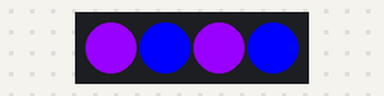
Bench run of a sketch on a simulated Arduino Uno, built with avr-gcc and run on an emulated ATmega328P. Parts: 4 RGB LEDs in strip order, left to right.

Above: at 36.1 s.
At 48.1 s:
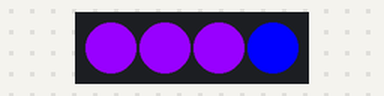
At 59.8 s:
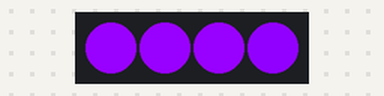
At 112.1 s:
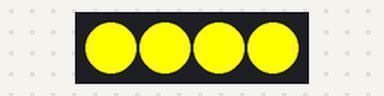
Timing chart, 0 to 113.6 s (numbered marks = the images above):
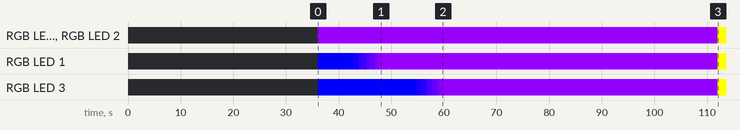

Measured:
- by itself, RGB LED 0, RGB LED 2: off → RGB(152, 0, 255) at 36.0 s, → RGB(255, 255, 0) 76.0 s later
- by itself, RGB LED 1: off → RGB(0, 0, 255) at 36.0 s, → RGB(6, 0, 255) 6.2 s later, → RGB(19, 0, 255) 0.51 s later, → RGB(46, 0, 255) 1.1 s later, … (12 changes in this stretch)
- by itself, RGB LED 3: off → RGB(0, 0, 255) at 36.0 s, → RGB(19, 0, 255) 18.7 s later, → RGB(35, 0, 255) 0.63 s later, → RGB(67, 0, 255) 1.3 s later, … (11 changes in this stretch)

The sketch:

christmasTreeDecoration.ino
```cpp
#include <Ramp.h>
#include <Adafruit_NeoPixel.h>
#ifdef __AVR__
  #include <avr/power.h>
#endif

#define PIN 6
uint32_t DURATION = 6000;

rampInt redRamp;
rampInt greenRamp;
rampInt blueRamp;

Adafruit_NeoPixel strip = Adafruit_NeoPixel(4, PIN, NEO_GRB + NEO_KHZ800);

// IMPORTANT: To reduce NeoPixel burnout risk, add 1000 uF capacitor across
// pixel power leads, add 300 - 500 Ohm resistor on first pixel's data input
// and minimize distance between Arduino and first pixel.  Avoid connecting
// on a live circuit...if you must, connect GND first.

void setup() {
  strip.begin();
  strip.show(); // Initialize all pixels to 'off'

  redRamp.setGrain(1);
  greenRamp.setGrain(1);
  blueRamp.setGrain(1);
}

uint32_t red = strip.Color(255, 0, 0);
uint32_t yellow = strip.Color(255, 255, 0);
uint32_t purple = strip.Color(152, 0, 255);
uint32_t black = strip.Color(0, 0, 0);
uint32_t green = strip.Color(52, 187, 28);
uint32_t blue = strip.Color(0, 0, 255);
uint32_t white = strip.Color(255, 232, 216);

void loop() {
  stripWipe(green, DURATION);

  for (int i = 0; i < strip.numPixels(); i += 1) {
    if (i % 2 == 0) {
      pixelWipe(i, black, DURATION / 6);
    } else {
      pixelWipe(i, white, DURATION / 6);
    }
  }

  for (int i = 0; i < strip.numPixels(); i += 1) {
    if (i % 2 == 0) {
      pixelWipe(i, blue, DURATION / 6);
    } else {
      pixelWipe(i, green, DURATION / 6);
    }
  }

  for (int i = 0; i < strip.numPixels(); i += 1) {
    if (i % 2 == 0) {
      pixelWipe(i, purple, DURATION / 6);
    } else {
      pixelWipe(i, blue, DURATION / 6);
    }
  }

  stripWipe(purple, DURATION);

  stripWipe(blue, DURATION / 2);

  for (int i = 0; i < strip.numPixels(); i += 1) {
    if (i % 2 == 0) {
      pixelWipe(i, red, DURATION / 6);
    } else {
      pixelWipe(i, black, DURATION / 6);
    }
  }

  stripWipe(green, DURATION / 2);

  stripWipe(yellow, DURATION);
}

void stripWipe(uint32_t c, uint32_t wait) {
  for(uint8_t i = 0; i < strip.numPixels(); i+=1) {
    pixelWipe(i, c, wait);
  }
}

void pixelWipe(uint8_t i, uint32_t c, uint32_t wait) {
  redRamp.go(Red(strip.getPixelColor(i)));
  redRamp.go(Red(c), wait);

  greenRamp.go(Green(strip.getPixelColor(i)));
  greenRamp.go(Green(c), wait);

  blueRamp.go(Blue(strip.getPixelColor(i)));
  blueRamp.go(Blue(c), wait);

  while(
    !redRamp.isFinished() &&
    !greenRamp.isFinished() &&
    !blueRamp.isFinished()
  ) {
    strip.setPixelColor(i, strip.Color(
      redRamp.update(),
      greenRamp.update(),
      blueRamp.update()
    ));

    strip.show();
  }
}
```

util.ino
```cpp
// Returns the Red component of a 32-bit color
uint8_t Red(uint32_t color) {
  return (color >> 16) & 0xFF;
}

// Returns the Green component of a 32-bit color
uint8_t Green(uint32_t color) {
  return (color >> 8) & 0xFF;
}

// Returns the Blue component of a 32-bit color
uint8_t Blue(uint32_t color) {
  return color & 0xFF;
}
```
